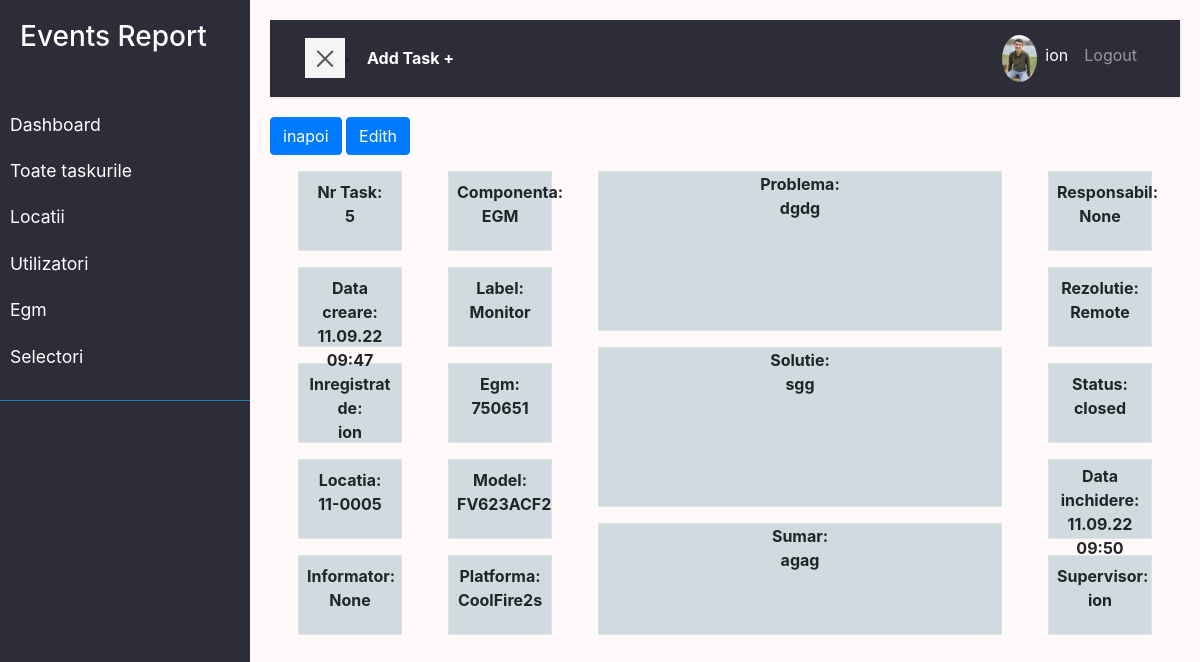
Page /task/5/ (signed in) on the committed database.
### user/models.py (models this page shows)
class Profile(models.Model):
    user = models.OneToOneField(
        User, on_delete=models.DO_NOTHING, null=True, blank=True)
    nume = models.CharField(max_length=200, blank=True, null=True)
    prenume = models.CharField(max_length=200, blank=True, null=True)
    email = models.EmailField(max_length=500, blank=True, null=True)
    email_serviciu = models.EmailField(
        max_length=500, unique=True, blank=True, null=True)
    username = models.CharField(max_length=200, blank=True, null=True)
    location = models.CharField(max_length=200, blank=True, null=True)
    functie = models.CharField(
        max_length=200, blank=True, null=True, default='Tehnician Electronica')
    profile_image = models.ImageField(
        null=True, blank=True, upload_to='profiles/', default='profiles/user-default.png')
    url_facebook = models.CharField(max_length=200, blank=True, null=True)
    phone = models.CharField(max_length=200, blank=True, null=True)
    phone_serviciu = models.CharField(max_length=200, blank=True, null=True)
    created = models.DateTimeField(auto_now_add=True)
    id = models.UUIDField(default=uuid.uuid4, unique=True,
                          primary_key=True, editable=False)
    def __str__(self):
        return str(self.username)
    class Meta:
        ordering = ['created']
    @property
    def imageURL(self):
        try:
            url = self.profile_image.url
        except:
            url = ''
        return url

### task/models.py (models this page shows, shortened)
class Task(models.Model):
    STAT = (
        ('open', 'Open'),
        ('closed', 'Closed'),
        ('in_progres', 'Progres'),
        ('waiting_vnet', 'VNET'),
        ('waiting_cmac', 'CMAC'),
        ('waiting_lnm', 'LNM'),
    )
    nr = models.BigAutoField(primary_key=True, unique=True, editable=False)
    created = models.DateTimeField(auto_now_add=True, null=True, blank=True)
    locatia = models.ForeignKey(
        Location, null=True, blank=True, on_delete=models.DO_NOTHING)
    egm = models.ForeignKey(Egm, null=True, blank=True,
                            on_delete=models.DO_NOTHING)
    owner = models.ForeignKey(
        Profile, null=True, blank=True, on_delete=models.DO_NOTHING)
    informatorul = models.CharField(max_length=200, blank=True, null=True)
    componenta = models.ForeignKey(
        'Componenta', null=True, blank=True, on_delete=models.DO_NOTHING)
    label = models.ForeignKey(
        'Label', null=True, blank=True, on_delete=models.DO_NOTHING)
    problema = models.TextField(blank=True, null=True)
    solutie = models.TextField(blank=True, null=True)
    sumar = models.TextField(blank=True, null=True)
    responsabil = models.CharField(max_length=200, blank=True, null=True)
    rezolutie = models.ForeignKey(
        'Rezolutie', null=True, blank=True, on_delete=models.DO_NOTHING)
    status = models.CharField(max_length=200, choices=STAT, default='open')
    data_inchidere = models.DateTimeField(null=True, blank=True)
    supervisor = models.CharField(max_length=200, blank=True, null=True)
    class Meta:
        ordering = ['-created']

class Componenta(models.Model):
    name = models.CharField(max_length=200)
    created = models.DateTimeField(auto_now_add=True, null=True, blank=True)
    def __str__(self):
        return self.name

class Label(models.Model):
    name = models.CharField(max_length=200)
    created = models.DateTimeField(auto_now_add=True, null=True, blank=True)
    def __str__(self):
        return self.name

class Rezolutie(models.Model):
    name = models.CharField(max_length=200)
    created = models.DateTimeField(auto_now_add=True, null=True, blank=True)
    def __str__(self):
        return self.name

### location/models.py (models this page shows)
class Location(models.Model):
    STAT = (
        ('deschisa', 'Deschisa'),
        ('inchisa', 'Inchisa'),
        ('in_progres', 'In progres'),
    )
    numar = models.CharField(max_length=200)
    name = models.CharField(max_length=200, null=True, blank=True)
    address = models.CharField(max_length=200, null=True, blank=True)
    status = models.CharField(max_length=200, choices=STAT)
    telefon = models.CharField(max_length=200, null=True, blank=True)
    adresa_ip = models.CharField(max_length=200, null=True, blank=True)
    manager = models.ForeignKey(
        'Manager', null=True, blank=True, on_delete=models.SET_NULL)
    data_deschidere = models.DateField(null=True, blank=True)
    data_inchidere = models.DateField(null=True, blank=True)
    created = models.DateTimeField(auto_now_add=True, null=True, blank=True)
    def __str__(self):
        return self.numar

### egm/models.py (models this page shows, shortened)
class Egm(models.Model):
    serie = models.CharField(max_length=200)
    cabinet = models.ForeignKey(
        'Cabinet', null=True, blank=True, on_delete=models.DO_NOTHING)
    platforma = models.ForeignKey(
        'Platform', null=True, blank=True, on_delete=models.DO_NOTHING)
    locatia = models.ForeignKey(
        Location, null=True, blank=True, on_delete=models.DO_NOTHING)
    created = models.DateTimeField(auto_now_add=True, null=True, blank=True)
    class Meta:
        ordering = ['serie']

class Cabinet(models.Model):
    name = models.CharField(max_length=200)
    created = models.DateTimeField(auto_now_add=True, null=True, blank=True)
    def __str__(self):
        return self.name
    class Meta:
        ordering = ['created']

class Platform(models.Model):
    name = models.CharField(max_length=200)
    created = models.DateTimeField(auto_now_add=True, null=True, blank=True)
    def __str__(self):
        return self.name

### task/views.py (the view)
# urls.py: path('', include('task.urls')),
@login_required(login_url='login')
def task(request, pk):
    task = Task.objects.get(nr=pk)
    form = TaskForm(instance=task)
    if request.method == 'POST':
        form = TaskForm(request.POST, instance=task)
        if form.is_valid:
            form.save()
            return redirect('task', pk=task.nr)
    context = {'task': task, 'form': form}
    return render(request, 'task/task.html', context)

### task/templates/task/task.html
{% extends 'main.html' %} {% block content %}
<a type="button" class="btn btn-primary" href="{% url 'tasks' %}">inapoi</a>
<a type="button" class="btn btn-primary" href="{% url 'edith-task' task.nr %}?next=/task/{{task.nr}}">Edith</a>
<div class="container-md text-center">
  <div class="row p-2 font-weight-bold">
    <div class="col-2">
      <div class="p-2">
        <div class="p-2 hm-size border">
          <div>Nr Task:</div>
          <div>{{task.nr}}</div>
        </div>
      </div>
      <div class="p-2">
        <div class="p-2 hm-size border">
          <div>Data creare:</div>
          <div>{{task.created|date:"d.m.y H:i"}}</div>
        </div>
      </div>
      <div class="p-2">
        <div class="p-2 hm-size border">
          <div>Inregistrat de:</div>
          <div>{{task.owner}}</div>
        </div>
      </div>
      <div class="p-2">
        <div class="p-2 hm-size border">
          <div>Locatia:</div>
          <div>{{task.locatia}}</div>
        </div>
      </div>
      <div class="p-2">
        <div class="p-2 hm-size border">
          <div>Informator:</div>
          <div>{{task.informatorul}}</div>
        </div>
      </div>
    </div>
    <div class="col-2">
      <div class="p-2">
        <div class="p-2 hm-size border">
          <div>Componenta:</div>
          <div>{{task.componenta}}</div>
        </div>
      </div>
      <div class="p-2">
        <div class="p-2 hm-size border">
          <div>Label:</div>
          <div>{{task.label}}</div>
        </div>
      </div>
      <div class="p-2">
        <div class="p-2 hm-size border">
          <div>Egm:</div>
          <div>{{task.egm.serie}}</div>
        </div>
      </div>
      <div class="p-2">
        <div class="p-2 hm-size border">
          <div>Model:</div>
          <div>{{task.egm.cabinet}}</div>
        </div>
      </div>
      <div class="p-2">
        <div class="p-2 hm-size border">
          <div>Platforma:</div>
          <div>{{task.egm.platforma}}</div>
        </div>
      </div>
    </div>
    <div class="col-6">
      <div class="p-2">
        <div class="hM-size border">
          <div>Problema:</div>
          <div>{{task.problema}}</div>
        </div>
      </div>
      <div class="p-2">
        <div class="hM-size border">
          <div>Solutie:</div>
          <div>{{task.solutie}}</div>
        </div>
      </div>
      <div class="p-2">
        <div class="hM-sum border">
          <div>Sumar:</div>
          <div>{{task.sumar}}</div>
        </div>
      </div>
    </div>
    <div class="col-2">
      <div class="p-2">
        <div class="p-2 hm-size border">
          <div>Responsabil:</div>
          <div>{{task.responsabil}}</div>
        </div>
      </div>
      <div class="p-2">
        <div class="p-2 hm-size border">
          <div>Rezolutie:</div>
          <div>{{task.rezolutie}}</div>
        </div>
      </div>
      <div class="p-2">
        <div class="p-2 hm-size border">
          <div>Status:</div>
          <div>{{task.status}}</div>
        </div>
      </div>
      <div class="p-2">
        <div class="p-1 hm-size border">
          <div>Data inchidere:</div>
          <div>{{task.data_inchidere|date:"d.m.y H:i"}}</div>
        </div>
      </div>
      <div class="p-2">
        <div class="p-2 hm-size border">
          <div>Supervisor:</div>
          <div>{{task.supervisor}}</div>
        </div>
      </div>
    </div>
  </div>
</div>
{% endblock %}

### templates/navbar.html (shortened to what this page needs)
    <div class="wrapper">
        <nav id="sidebar" >
            <div class="sidebar-header">
                <h3>Events Report</h3>
            </div>
            <ul class="list-unstyled components">
                <li >
                   <a href="{% url 'dashboard' %}">Dashboard</a>
                   <a href="{% url 'tasks'%}">Toate taskurile</a>
                   <a href="{% url 'locations' %}">Locatii</a>
                   <a href="{% url 'profiles' %}">Utilizatori</a>
                   <a href="{% url 'egm' %}">Egm</a>
                   {% if request.user.is_staff %}
                   <a href="{% url 'selectori' %}">Selectori</a>
                   {% endif %}
                </li>
            </ul>
        </nav>
        <div id="content">
            <nav class="navbar navbar-expand-lg navbar-dark bg-nn">
                <div class="container-fluid">
                    <button type="button" id="sidebarCollapse" class="navbar-btn btn-blue ">
                        <span></span>
                    </button> <li class="nav-item active "><a  class="text-white fw-bold" href="{% url 'task-form' %}?next=/">Add Task +</a></li>
                    <div class="collapse navbar-collapse  " id="navbarSupportedContent">
                        <ul class="nav navbar-nav  ml-auto">
                            {% if request.user.is_authenticated %}
                            <li class="nav-item active"><a class="" href="{% url 'account' %}"><img src="{{request.user.profile.imageURL}}"
                                alt="avatar"class="rounded-circle img-fluid" style="width: 35px;"></a></li>
                            <li class="nav-item active"><a class="nav-link" href="{% url 'account' %}">{{request.user.profile.username}}</a></li>
                            <li class="nav-item"><a class="nav-link" href="{% url 'logout' %}">Logout</a></li>
                            {% else %}
                            <li class="nav-item"><a class="nav-link" href="{% url 'login' %}">Login/Sign Up</a></li>
                            {% endif %}
                        </ul>
                    </div>
                </div>
            </nav>
</body>
</html>

### static/styles/app.css (style rules this page uses)
:root { --color-sub: #2d2d39; --color-sub1: #12528f; }
.hm-size { background-color: #cfdbdf; height: 5rem; }
.hM-size { background-color: #cfdbdf; min-height: 10rem; }
.hM-sum { background-color: #cfdbdf; min-height: 7rem; }

### static/styles/main.css (style rules this page uses)
:root { --color-sub: #2d2d39; --color-sub1: #275179; }
body { background: #fff9f9; }
a, a:hover, a:focus { color: inherit; text-decoration: none; transition: all 0.3s; }
.navbar { padding: 15px 20px; background: var(--color-sub); border: none; border-radius: 0; margin-bottom: 20px; box-shadow: 1px 1px 3px rgba(0, 0, 0, 0.1); }
.navbar-btn { box-shadow: none; outline: none !important; border: none; }
.wrapper { display: flex; width: 100%; align-items: stretch; perspective: 1500px; }
#sidebar { min-width: 250px; max-width: 250px; background: var(--color-sub); color: #fff; transition: all 0.6s cubic-bezier(0.945, 0.020, 0.270, 0.665); transform-origin: bottom left; }
#sidebar .sidebar-header { padding: 20px; background:var(--color-sub); }
#sidebar ul.components { padding: 20px 0; border-bottom: 1px solid #1981b4; }
#sidebar ul li a { padding: 10px; font-size: 1.1em; display: block; }
#content { width: 100%; padding: 20px; min-height: 100vh; transition: all 0.3s; }
#sidebarCollapse { width: 40px; height: 40px; background: #f5f5f5; cursor: pointer; }
#sidebarCollapse span { width: 80%; height: 2px; margin: 0 auto; display: block; background: #555; transition: all 0.8s cubic-bezier(0.810, -0.330, 0.345, 1.375); transition-delay: 0.2s; }
#sidebarCollapse span:last-of-type { transform: rotate(-45deg) translate(1px, -1px); }

### rows in the picture
Task: nr "5", created "11.09.22 09:47", owner "ion", locatia "11-0005", informatorul "None", componenta "EGM", label "Monitor", egm.serie "750651", egm.cabinet "FV623ACF2", egm.platforma "CoolFire2s", problema "dgdg", solutie "sgg", sumar "agag", responsabil "None", rezolutie "Remote", status "closed", data_inchidere "11.09.22 09:50", supervisor "ion"

### other values in the picture
{{ request.user.profile.username }} "ion"
